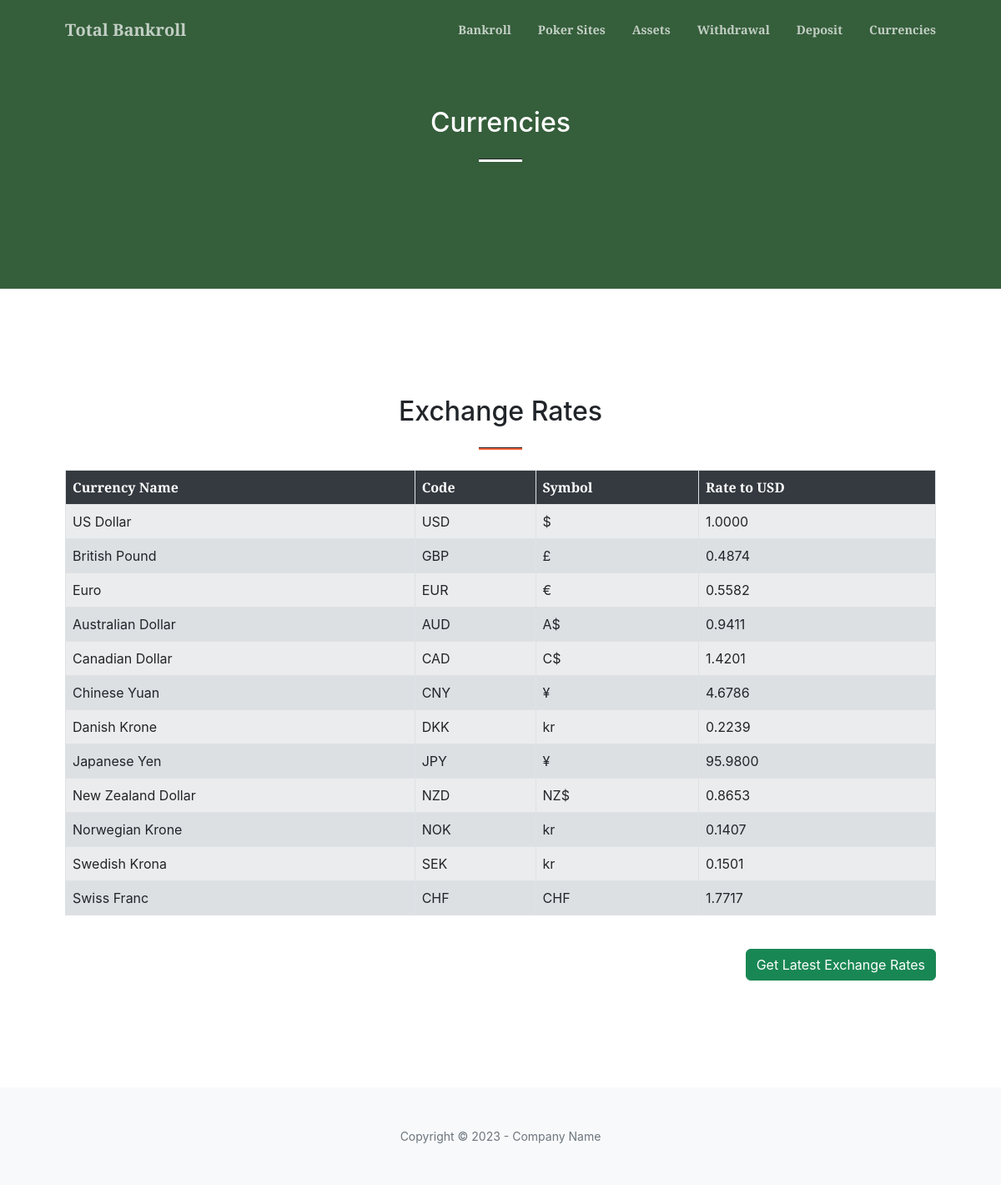
The page /currencies on the database its author committed.
### tables this page shows
CREATE TABLE currency (
    id INTEGER PRIMARY KEY AUTOINCREMENT,
    name TEXT NOT NULL,
    rate REAL NOT NULL,
    code TEXT NOT NULL,
    symbol TEXT NOT NULL
);

### src/total_bankroll/main.py (the view)
@app.route("/currencies")
def currencies():
    db = get_db()
    currencies_data = db.execute("""
        SELECT id, name, rate, code, symbol FROM currency
        ORDER BY
            CASE name
                WHEN 'US Dollar' THEN 1
                WHEN 'British Pound' THEN 2
                WHEN 'Euro' THEN 3
                ELSE 4
            END,
            name
    """).fetchall()
    return render_template("currencies.html", currencies=currencies_data)

### src/total_bankroll/main.py (called while the page is built)
def get_db():
    conn = sqlite3.connect(DATABASE)
    conn.row_factory = sqlite3.Row
    return conn

### src/total_bankroll/templates/currencies.html
{% extends "base.html" %}
{% block content %}
<section class="page-section bg-primary" id="currencies">
    <div class="container px-4 px-lg-5">
        <div class="row gx-4 gx-lg-5 justify-content-center">
            <div class="col-lg-8 text-center">
                <h2 class="text-white mt-0">Currencies</h2>
                <hr class="divider divider-light" />
            </div>
        </div>
    </div>
</section>
<section class="page-section" id="portfolio">
    <div class="container px-4 px-lg-5">
        <h2 class="text-center mt-0">Exchange Rates</h2>
        <hr class="divider" />
        <div class="row gx-4 gx-lg-5">
            <div class="col-lg-12">
                <div class="table-responsive">
                    <table class="table table-striped table-bordered">
                        <thead class="table-header-dark">
                            <tr>
                                <th scope="col">Currency Name</th>
                                <th scope="col">Code</th>
                                <th scope="col">Symbol</th>
                                <th scope="col">Rate to USD</th>
                            </tr>
                        </thead>
                        <tbody>
                            {% for currency in currencies %}
                                <tr>
                                    <td>{{ currency.name }}</td>
                                    <td>{{ currency.code }}</td>
                                    <td>{{ currency.symbol }}</td>
                                    <td>{{ "%.4f" | format(currency.rate) }}</td>
                                </tr>
                            {% endfor %}
                        </tbody>
                    </table>
                </div>
                <form action="/update_exchange_rates" method="post" class="mt-4 text-end">
                    <button type="submit" class="btn btn-success">Get Latest Exchange Rates</button>
                </form>
            </div>
        </div>
    </div>
</section>
{% endblock %}

### src/total_bankroll/templates/base.html (shortened to what this page needs)
<!DOCTYPE html>
<html lang="en">
    <head>
        <link href="https://cdn.jsdelivr.net/npm/bootstrap-icons@1.5.0/font/bootstrap-icons.css" rel="stylesheet" />
        <link href="https://cdnjs.cloudflare.com/ajax/libs/SimpleLightbox/2.1.0/simpleLightbox.min.css" rel="stylesheet" />
        <link href="{{ url_for('static', filename='css/styles.css') }}" rel="stylesheet" />
    </head>
    <body id="page-top">
        <nav class="navbar navbar-expand-lg navbar-light fixed-top py-3" id="mainNav">
            <div class="container px-4 px-lg-5">
                <a class="navbar-brand" href="/">Total Bankroll</a>
                <div class="collapse navbar-collapse" id="navbarResponsive">
                    <ul class="navbar-nav ms-auto my-2 my-lg-0">
                        <li class="nav-item"><a class="nav-link" href="/">Bankroll</a></li>
                        <li class="nav-item"><a class="nav-link" href="/poker_sites">Poker Sites</a></li>
                        <li class="nav-item"><a class="nav-link" href="/assets">Assets</a></li>
                        <li class="nav-item"><a class="nav-link" href="/withdrawal">Withdrawal</a></li>
                        <li class="nav-item"><a class="nav-link" href="/deposit">Deposit</a></li>
                        <li class="nav-item"><a class="nav-link" href="/currencies">Currencies</a></li>
                    </ul>
                </div>
            </div>
        </nav>
        {% block content %}{% endblock %}
        <footer class="bg-light py-5">
            <div class="container px-4 px-lg-5"><div class="small text-center text-muted">Copyright &copy; 2023 - Company Name</div></div>
        </footer>
</body>
</html>

### rows shown on the page
currency: name "US Dollar", code "USD", symbol "$", rate "1.0000"
currency: name "British Pound", code "GBP", symbol "£", rate "0.4874"
currency: name "Euro", code "EUR", symbol "€", rate "0.5582"
currency: name "Australian Dollar", code "AUD", symbol "A$", rate "0.9411"
currency: name "Canadian Dollar", code "CAD", symbol "C$", rate "1.4201"
currency: name "Chinese Yuan", code "CNY", symbol "¥", rate "4.6786"
currency: name "Danish Krone", code "DKK", symbol "kr", rate "0.2239"
currency: name "Japanese Yen", code "JPY", symbol "¥", rate "95.9800"
currency: name "New Zealand Dollar", code "NZD", symbol "NZ$", rate "0.8653"
currency: name "Norwegian Krone", code "NOK", symbol "kr", rate "0.1407"
currency: name "Swedish Krona", code "SEK", symbol "kr", rate "0.1501"
currency: name "Swiss Franc", code "CHF", symbol "CHF", rate "1.7717"
